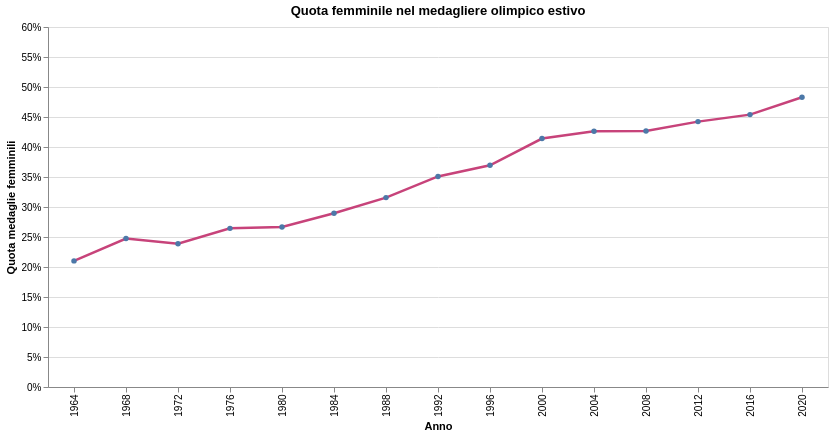

Describe this chart as a Vega-Lite specification.
### Vega-Lite specification from a JSON file in a GitHub repository (floating-point values rounded to 4 significant figures)
{"config": {"view": {"continuousWidth": 300, "continuousHeight": 300}}, "data": {"name": "data-b177e6307c905b2b2304c6728ea388df"}, "mark": {"type": "line", "color": "#c7437a", "point": true, "strokeWidth": 2.5}, "encoding": {"tooltip": [{"field": "year", "title": "Anno", "type": "ordinal"}, {"field": "quota_femminile", "format": ".1%", "title": "Quota femminile", "type": "quantitative"}, {"field": "medaglie_femminili", "format": ",.0f", "title": "Medaglie femm.", "type": "quantitative"}, {"field": "medaglie_maschili", "format": ",.0f", "title": "Medaglie masch.", "type": "quantitative"}], "x": {"field": "year", "title": "Anno", "type": "ordinal"}, "y": {"axis": {"format": "%"}, "field": "quota_femminile", "scale": {"domain": [0, 0.6]}, "title": "Quota medaglie femminili", "type": "quantitative"}}, "height": 360, "title": "Quota femminile nel medagliere olimpico estivo", "width": 780, "$schema": "https://vega.github.io/schema/vega-lite/v6.4.1.json", "datasets": {"data-b177e6307c905b2b2304c6728ea388df": [{"year": 1964, "medaglie_femminili": 99.0, "medaglie_maschili": 372.0, "medaglie_miste_altro": 33.0, "totale": 504.0, "quota_femminile": 0.2102}, {"year": 1968, "medaglie_femminili": 117.0, "medaglie_maschili": 356.0, "medaglie_miste_altro": 54.0, "totale": 527.0, "quota_femminile": 0.2474}, {"year": 1972, "medaglie_femminili": 129.0, "medaglie_maschili": 411.0, "medaglie_miste_altro": 60.0, "totale": 600.0, "quota_femminile": 0.2389}, {"year": 1976, "medaglie_femminili": 147.0, "medaglie_maschili": 409.0, "medaglie_miste_altro": 57.0, "totale": 613.0, "quota_femminile": 0.2644}, {"year": 1980, "medaglie_femminili": 153.0, "medaglie_maschili": 421.0, "medaglie_miste_altro": 57.0, "totale": 631.0, "quota_femminile": 0.2666}, {"year": 1984, "medaglie_femminili": 187.0, "medaglie_maschili": 459.0, "medaglie_miste_altro": 42.0, "totale": 688.0, "quota_femminile": 0.2895}, {"year": 1988, "medaglie_femminili": 220.0, "medaglie_maschili": 477.0, "medaglie_miste_altro": 42.0, "totale": 739.0, "quota_femminile": 0.3156}, {"year": 1992, "medaglie_femminili": 273.0, "medaglie_maschili": 505.0, "medaglie_miste_altro": 36.0, "totale": 814.0, "quota_femminile": 0.3509}, {"year": 1996, "medaglie_femminili": 299.0, "medaglie_maschili": 510.0, "medaglie_miste_altro": 33.0, "totale": 842.0, "quota_femminile": 0.3696}, {"year": 2000, "medaglie_femminili": 369.0, "medaglie_maschili": 522.0, "medaglie_miste_altro": 36.0, "totale": 927.0, "quota_femminile": 0.4141}, {"year": 2004, "medaglie_femminili": 382.0, "medaglie_maschili": 514.0, "medaglie_miste_altro": 30.0, "totale": 926.0, "quota_femminile": 0.4263}, {"year": 2008, "medaglie_femminili": 396.0, "medaglie_maschili": 532.0, "medaglie_miste_altro": 30.0, "totale": 958.0, "quota_femminile": 0.4267}, {"year": 2012, "medaglie_femminili": 414.0, "medaglie_maschili": 522.0, "medaglie_miste_altro": 24.0, "totale": 960.0, "quota_femminile": 0.4423}, {"year": 2016, "medaglie_femminili": 429.0, "medaglie_maschili": 516.0, "medaglie_miste_altro": 27.0, "totale": 972.0, "quota_femminile": 0.454}, {"year": 2020, "medaglie_femminili": 495.0, "medaglie_maschili": 530.0, "medaglie_miste_altro": 55.0, "totale": 1080.0, "quota_femminile": 0.4829}]}}
